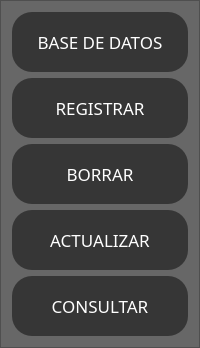
           <widget class="QFrame" name="frame_control">
            <property name="minimumSize">
             <size>
              <width>200</width>
              <height>0</height>
             </size>
            </property>
            <property name="maximumSize">
             <size>
              <width>0</width>
              <height>16777215</height>
             </size>
            </property>
            <property name="styleSheet">
             <string notr="true">QFrame{
	background-color: rgb(103, 103, 103)
}

QPushButton{
	
	background-color: rgb(54, 54, 54);
	color: rgb(255, 255, 255);
	font: 77 13pt &quot;Century Gothic&quot;;
	border-radius: 20px;

}

QPushButton:hover
{
	
	
	
	background-color: rgb(150, 150, 150);
	
	color: rgb(255, 255, 255);
	border-radius: 20px;
	
	font: 77 13pt &quot;Century Gothic&quot;;
}</string>
            </property>
            <property name="frameShape">
             <enum>QFrame::StyledPanel</enum>
            </property>
            <property name="frameShadow">
             <enum>QFrame::Raised</enum>
            </property>
            <layout class="QVBoxLayout" name="verticalLayout_2">
             <item>
              <widget class="QPushButton" name="pushButton">
               <property name="minimumSize">
                <size>
                 <width>0</width>
                 <height>60</height>
                </size>
               </property>
               <property name="font">
                <font>
                 <family>Century Gothic</family>
                 <pointsize>13</pointsize>
                 <weight>9</weight>
                 <italic>false</italic>
                 <bold>false</bold>
                </font>
               </property>
               <property name="text">
                <string>BASE DE DATOS</string>
               </property>
               <property name="icon">
                <iconset>
                 <normaloff>iconos/2931174_clipboard_copy_paste_analysis_report_icon.svg</normaloff>iconos/2931174_clipboard_copy_paste_analysis_report_icon.svg</iconset>
               </property>
               <property name="iconSize">
                <size>
                 <width>25</width>
                 <height>25</height>
                </size>
               </property>
              </widget>
             </item>
             <item>
              <widget class="QPushButton" name="pushButton_2">
               <property name="minimumSize">
                <size>
                 <width>0</width>
                 <height>60</height>
                </size>
               </property>
               <property name="font">
                <font>
                 <family>Century Gothic</family>
                 <pointsize>13</pointsize>
                 <weight>9</weight>
                 <italic>false</italic>
                 <bold>false</bold>
                </font>
               </property>
               <property name="text">
                <string>REGISTRAR</string>
               </property>
               <property name="icon">
                <iconset>
                 <normaloff>iconos/2931185_door_enter_exit_leave_out_icon.svg</normaloff>iconos/2931185_door_enter_exit_leave_out_icon.svg</iconset>
               </property>
               <property name="iconSize">
                <size>
                 <width>25</width>
                 <height>25</height>
                </size>
               </property>
              </widget>
             </item>
             <item>
              <widget class="QPushButton" name="pushButton_3">
               <property name="minimumSize">
                <size>
                 <width>0</width>
                 <height>60</height>
                </size>
               </property>
               <property name="font">
                <font>
                 <family>Century Gothic</family>
                 <pointsize>13</pointsize>
                 <weight>9</weight>
                 <italic>false</italic>
                 <bold>false</bold>
                </font>
               </property>
               <property name="text">
                <string>BORRAR</string>
               </property>
               <property name="icon">
                <iconset>
                 <normaloff>iconos/2931168_bin_delete_remove_trash_garbage_icon.svg</normaloff>iconos/2931168_bin_delete_remove_trash_garbage_icon.svg</iconset>
               </property>
               <property name="iconSize">
                <size>
                 <width>25</width>
                 <height>25</height>
                </size>
               </property>
              </widget>
             </item>
             <item>
              <widget class="QPushButton" name="pushButton_4">
               <property name="minimumSize">
                <size>
                 <width>0</width>
                 <height>60</height>
                </size>
               </property>
               <property name="font">
                <font>
                 <family>Century Gothic</family>
                 <pointsize>13</pointsize>
                 <weight>9</weight>
                 <italic>false</italic>
                 <bold>false</bold>
                </font>
               </property>
               <property name="text">
                <string>ACTUALIZAR</string>
               </property>
               <property name="icon">
                <iconset>
                 <normaloff>iconos/2931178_change_edit_pencil_creative_design_icon.svg</normaloff>iconos/2931178_change_edit_pencil_creative_design_icon.svg</iconset>
               </property>
               <property name="iconSize">
                <size>
                 <width>25</width>
                 <height>25</height>
                </size>
               </property>
              </widget>
             </item>
             <item>
              <widget class="QPushButton" name="pushButton_5">
               <property name="minimumSize">
                <size>
                 <width>0</width>
                 <height>60</height>
                </size>
               </property>
               <property name="font">
                <font>
                 <family>Century Gothic</family>
                 <pointsize>13</pointsize>
                 <weight>9</weight>
                 <italic>false</italic>
                 <bold>false</bold>
                </font>
               </property>
               <property name="text">
                <string>CONSULTAR</string>
               </property>
               <property name="icon">
                <iconset>
                 <normaloff>iconos/2931190_fit_search_zoom_glass_view_icon.svg</normaloff>iconos/2931190_fit_search_zoom_glass_view_icon.svg</iconset>
               </property>
               <property name="iconSize">
                <size>
                 <width>25</width>
                 <height>25</height>
                </size>
               </property>
              </widget>
             </item>
            </layout>
           </widget>
